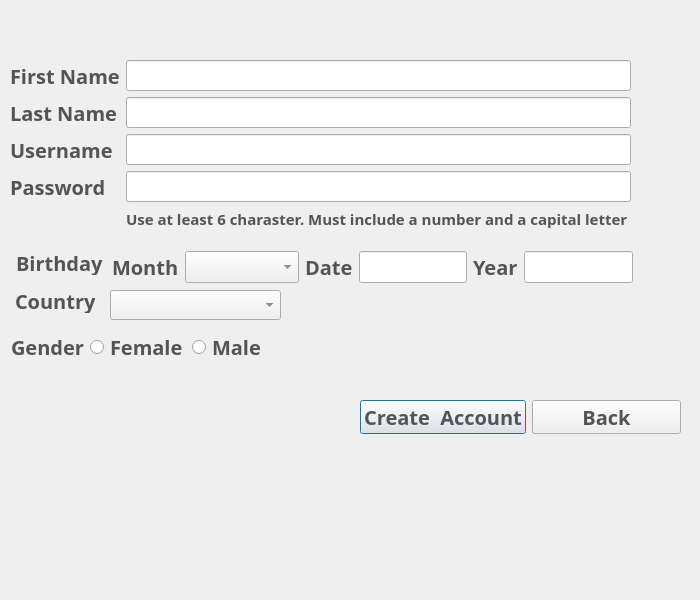
<?xml version="1.0" encoding="UTF-8"?>
<ui version="4.0">
 <class>SignUpPage</class>
 <widget class="QDialog" name="SignUpPage">
  <property name="geometry">
   <rect>
    <x>0</x>
    <y>0</y>
    <width>700</width>
    <height>600</height>
   </rect>
  </property>
  <property name="windowTitle">
   <string>Sign Up</string>
  </property>
  <property name="styleSheet">
   <string notr="true">font-family:sans-serif;
font-size:20px;
font-weight:bold;
color:#545454;</string>
  </property>
  <widget class="QLabel" name="label_birthday">
   <property name="geometry">
    <rect>
     <x>16</x>
     <y>251</y>
     <width>87</width>
     <height>24</height>
    </rect>
   </property>
   <property name="styleSheet">
    <string notr="true">font-family:sans-serif;
font-size:20px;
font-weight:bold;
color:#545454;</string>
   </property>
   <property name="text">
    <string>Birthday</string>
   </property>
  </widget>
  <widget class="QLabel" name="label">
   <property name="geometry">
    <rect>
     <x>15</x>
     <y>289</y>
     <width>80</width>
     <height>24</height>
    </rect>
   </property>
   <property name="styleSheet">
    <string notr="true">font-family:sans-serif;
font-size:20px;
font-weight:bold;
color:#545454;</string>
   </property>
   <property name="text">
    <string>Country</string>
   </property>
  </widget>
  <widget class="QComboBox" name="comboBox_country">
   <property name="geometry">
    <rect>
     <x>110</x>
     <y>290</y>
     <width>171</width>
     <height>30</height>
    </rect>
   </property>
  </widget>
  <widget class="QWidget" name="">
   <property name="geometry">
    <rect>
     <x>360</x>
     <y>400</y>
     <width>321</width>
     <height>34</height>
    </rect>
   </property>
   <layout class="QHBoxLayout" name="horizontalLayout_4">
    <item>
     <widget class="QPushButton" name="pushButton_createAccount">
      <property name="styleSheet">
       <string notr="true">font-family:sans-serif;
font-size:20px;
font-weight:bold;
color:#545454;</string>
      </property>
      <property name="text">
       <string>Create  Account</string>
      </property>
     </widget>
    </item>
    <item>
     <widget class="QPushButton" name="pushButton_back">
      <property name="styleSheet">
       <string notr="true">font-family:sans-serif;
font-size:20px;
font-weight:bold;
color:#545454;</string>
      </property>
      <property name="text">
       <string>Back</string>
      </property>
     </widget>
    </item>
   </layout>
  </widget>
  <widget class="QWidget" name="">
   <property name="geometry">
    <rect>
     <x>11</x>
     <y>332</y>
     <width>255</width>
     <height>30</height>
    </rect>
   </property>
   <layout class="QHBoxLayout" name="horizontalLayout_3">
    <item>
     <widget class="QLabel" name="label_gender">
      <property name="styleSheet">
       <string notr="true">font-family:sans-serif;
font-size:20px;
font-weight:bold;
color:#545454;</string>
      </property>
      <property name="text">
       <string>Gender</string>
      </property>
     </widget>
    </item>
    <item>
     <widget class="QRadioButton" name="radioButton_female">
      <property name="styleSheet">
       <string notr="true">font-family:sans-serif;
font-size:20px;
font-weight:bold;
color:#545454;</string>
      </property>
      <property name="text">
       <string>Female</string>
      </property>
     </widget>
    </item>
    <item>
     <widget class="QRadioButton" name="radioButton_male">
      <property name="styleSheet">
       <string notr="true">font-family:sans-serif;
font-size:20px;
font-weight:bold;
color:#545454;</string>
      </property>
      <property name="text">
       <string>Male</string>
      </property>
     </widget>
    </item>
   </layout>
  </widget>
  <widget class="QWidget" name="">
   <property name="geometry">
    <rect>
     <x>10</x>
     <y>60</y>
     <width>621</width>
     <height>170</height>
    </rect>
   </property>
   <layout class="QFormLayout" name="formLayout">
    <item row="0" column="0">
     <widget class="QLabel" name="label_firstname">
      <property name="styleSheet">
       <string notr="true">font-family:sans-serif;
font-size:20px;
font-weight:bold;
color:#545454;</string>
      </property>
      <property name="text">
       <string>First Name</string>
      </property>
     </widget>
    </item>
    <item row="0" column="1">
     <widget class="QLineEdit" name="lineEdit_firstname"/>
    </item>
    <item row="1" column="0">
     <widget class="QLabel" name="label_lastname">
      <property name="styleSheet">
       <string notr="true">font-family:sans-serif;
font-size:20px;
font-weight:bold;
color:#545454;</string>
      </property>
      <property name="text">
       <string>Last Name</string>
      </property>
     </widget>
    </item>
    <item row="1" column="1">
     <widget class="QLineEdit" name="lineEdit_lastname"/>
    </item>
    <item row="2" column="0">
     <widget class="QLabel" name="label_username">
      <property name="styleSheet">
       <string notr="true">font-family:sans-serif;
font-size:20px;
font-weight:bold;
color:#545454;</string>
      </property>
      <property name="text">
       <string>Username</string>
      </property>
     </widget>
    </item>
    <item row="2" column="1">
     <widget class="QLineEdit" name="lineEdit_username"/>
    </item>
    <item row="3" column="0">
     <widget class="QLabel" name="label_password">
      <property name="styleSheet">
       <string notr="true">font-family:sans-serif;
font-size:20px;
font-weight:bold;
color:#545454;</string>
      </property>
      <property name="text">
       <string>Password</string>
      </property>
     </widget>
    </item>
    <item row="3" column="1">
     <widget class="QLineEdit" name="lineEdit_password"/>
    </item>
    <item row="4" column="1">
     <widget class="QLabel" name="label_passwordRequirements">
      <property name="styleSheet">
       <string notr="true">font-size:15px;
font-weight:none;
</string>
      </property>
      <property name="text">
       <string>Use at least 6 charaster. Must include a number and a capital letter </string>
      </property>
     </widget>
    </item>
   </layout>
  </widget>
  <widget class="QWidget" name="">
   <property name="geometry">
    <rect>
     <x>112</x>
     <y>251</y>
     <width>521</width>
     <height>32</height>
    </rect>
   </property>
   <layout class="QHBoxLayout" name="horizontalLayout">
    <item>
     <widget class="QLabel" name="label_moth">
      <property name="styleSheet">
       <string notr="true">font-family:sans-serif;
font-size:20px;
font-weight:bold;
color:#545454;</string>
      </property>
      <property name="text">
       <string>Month</string>
      </property>
     </widget>
    </item>
    <item>
     <widget class="QComboBox" name="comboBox_months"/>
    </item>
    <item>
     <widget class="QLabel" name="label_date">
      <property name="styleSheet">
       <string notr="true">font-family:sans-serif;
font-size:20px;
font-weight:bold;
color:#545454;</string>
      </property>
      <property name="text">
       <string>Date</string>
      </property>
     </widget>
    </item>
    <item>
     <widget class="QLineEdit" name="lineEdit_date"/>
    </item>
    <item>
     <widget class="QLabel" name="label_year">
      <property name="styleSheet">
       <string notr="true">font-family:sans-serif;
font-size:20px;
font-weight:bold;
color:#545454;</string>
      </property>
      <property name="text">
       <string>Year</string>
      </property>
     </widget>
    </item>
    <item>
     <widget class="QLineEdit" name="lineEdit_year"/>
    </item>
   </layout>
  </widget>
 </widget>
 <resources/>
 <connections/>
</ui>
